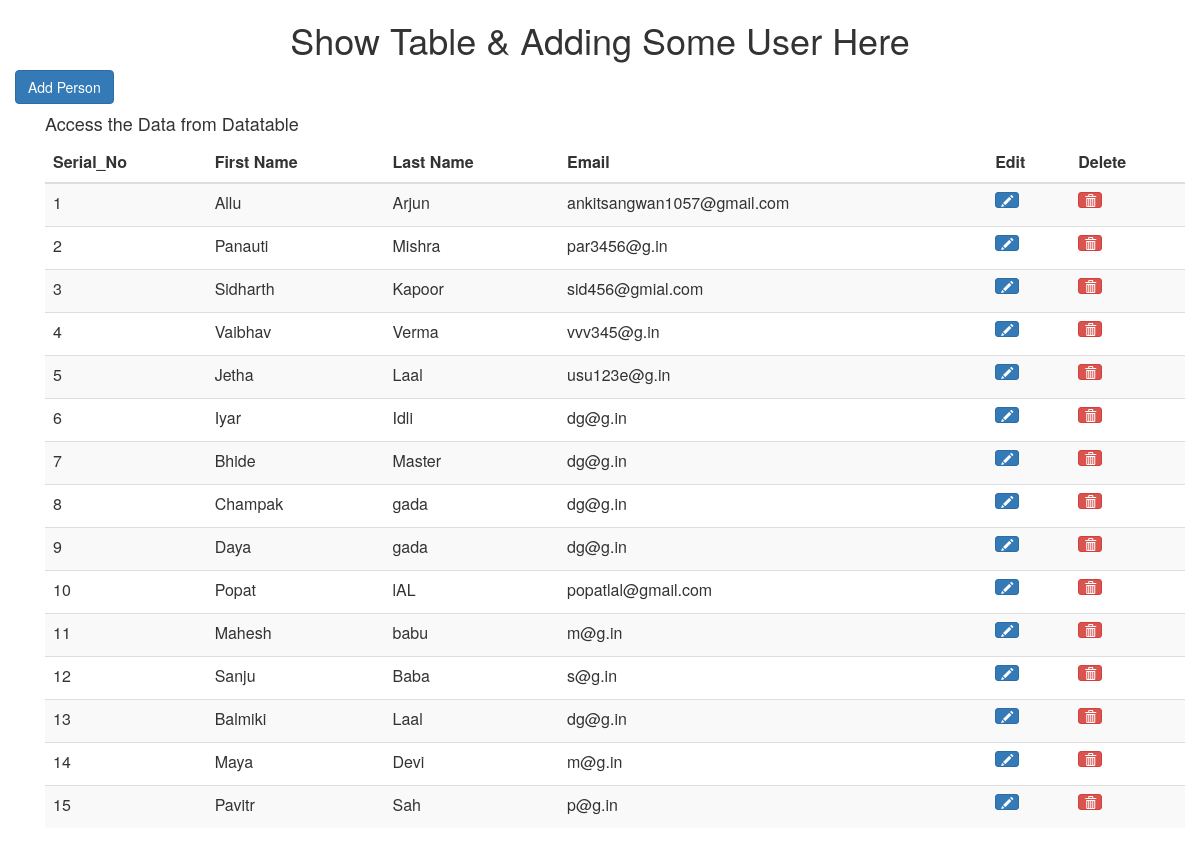
The app's page /table, older data.
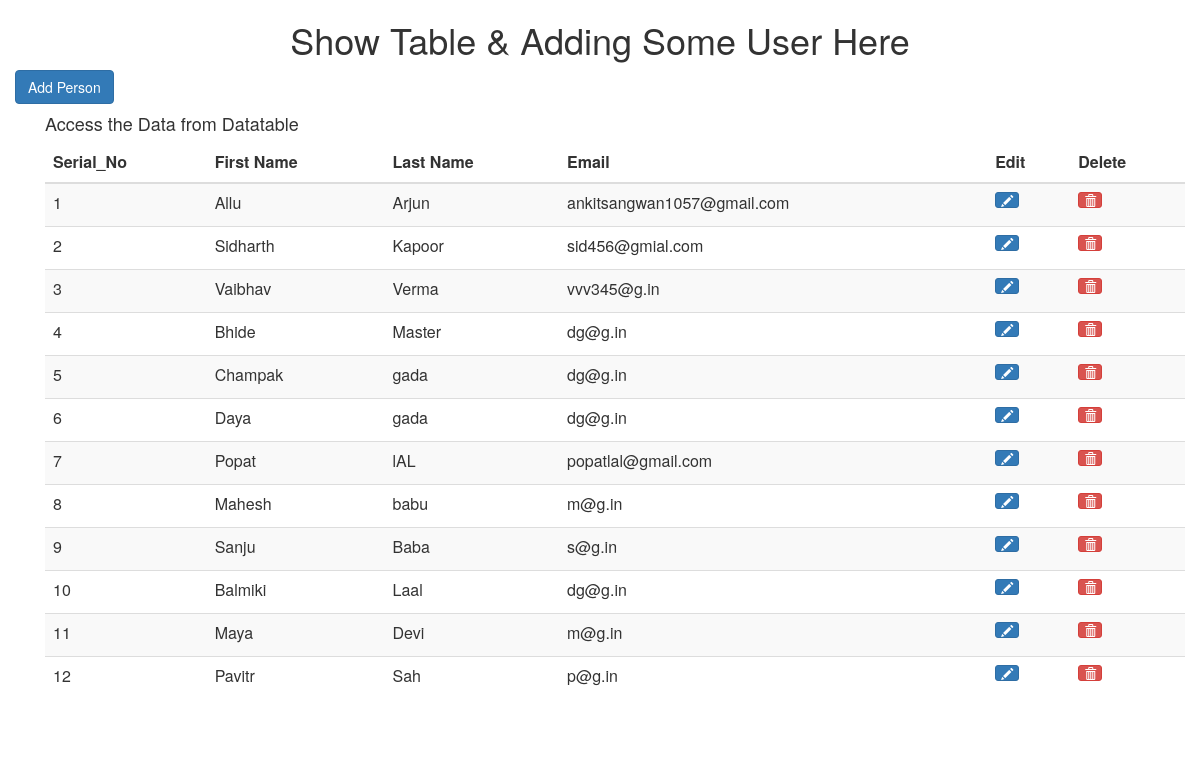
The same page, newer data.
### cars/models.py (models this page shows, shortened)
class Register(models.Model):
    fname = models.CharField(max_length=50,null=True, blank=True)
    lname = models.CharField(max_length=50,null=True, blank=True,default="")
    email = models.EmailField(max_length=255,null=True, blank=True)
    mobile = models.CharField(max_length=12,null=True, blank=True)
    country = models.CharField(max_length=50,null=True, blank=True)
    hobby = models.CharField(max_length=50,null=True, blank=True,default="")
    gender = models.CharField(max_length=15,null=True, blank=True,default="")
    dob = models.CharField(max_length=50,null=True, blank=True, default="")
    image = models.ImageField(upload_to = 'images/')
    bio = models.CharField(max_length=500,null=True, blank=True)

### cars/views.py (the view)
# urls.py: path('table', views.datashow, name='datashow'),
def datashow(request):
    sd = Register.objects.all()  # Collect all records from table
    return render(request, 'datashow.html', {'sd': sd})

### cars/templates/datashow.html (shortened to what this page needs)
<link href="//maxcdn.bootstrapcdn.com/bootstrap/3.3.0/css/bootstrap.min.css" rel="stylesheet" id="bootstrap-css">
<h1 style="text-align:center ">Show Table & Adding Some User Here</h1>
<div class="container">
  <div class="row">
    <a class="btn btn-primary" data-toggle="modal" href="#myModal">Add Person</a>
  </div>
  <form action="#" method="post">
    <div class="container">
      <div class="row">
        <div class="col-md-12">
          <h4>Access the Data from Datatable</h4>
          <div class="table-responsive">
            <table id="mytable" class="table table-bordred table-striped">
              <thead>
                <th>Serial_No</th>
                <th>First Name</th>
                <th>Last Name</th>
                <th>Email</th>
                <th>Edit</th>
                <th>Delete</th>
              </thead>
              <tbody>
                {% for sdt in sd %}
                <tr>
                  <td>{{forloop.counter}}</td>
                  <td>{{sdt.fname}}</td>
                  <td>{{sdt.lname}}</td>
                  <td>{{sdt.email}}</td>
                  <td>
                    <p data-placement="top" data-toggle="tooltip" title="Edit">
                      <a href="{% url 'edititem' id=sdt.id %}" class="btn btn-primary btn-xs" data-title="Edit"
                        data-toggle="modal">
                        <span class="glyphicon glyphicon-pencil"></span>
                      </a>
                    </p>
                  </td>
                  <td>
                    <p data-placement="top" data-toggle="tooltip" title="Delete">
                      <a href="{% url 'del_data' id=sdt.id%}" class="btn btn-danger btn-xs">
                        <span class="glyphicon glyphicon-trash"></span>
                      </a>
                    </p>
                  </td>
                </tr>
                {% endfor %}
            </table>
          </div>
        </div>
      </div>
  </form>

Row changes from the older to the newer data that the page shows:
removed Register: fname "Panauti", lname "Mishra", email "par3456@g.in"
removed Register: fname "Jetha", lname "Laal", email "usu123e@g.in"
removed Register: fname "Iyar", lname "Idli", email "dg@g.in"
